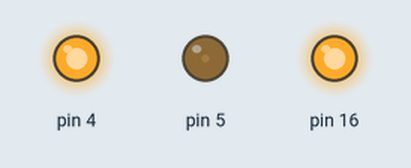
Simulated run of this sketch. Board: Arduino Uno, built with avr-gcc and run on an emulated ATmega328P. On the bench: output pins drawn as LEDs (lit = HIGH). Random numbers use the default seed unless the sketch sets one.

Above: at 0.1 s.
At 5.1 s:
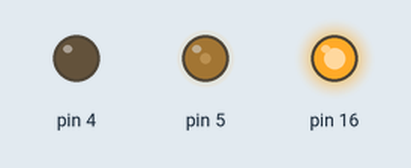
At 9.6 s:
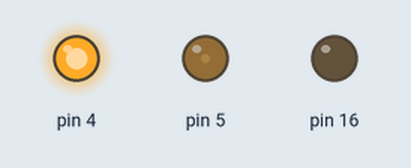
At 19.1 s:
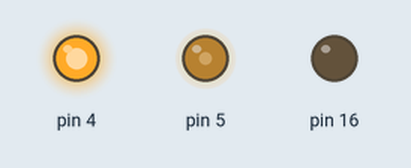
At 29.6 s:
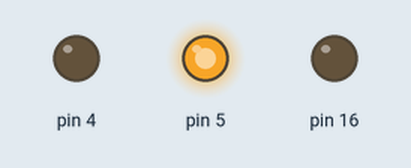
At 39.1 s:
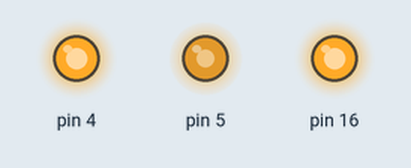
Timing chart, 0 to 40.0 s (numbered marks = the images above):
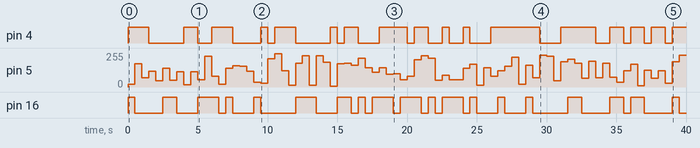

Measured:
- by itself, pin 4: LOW → HIGH at 0.00 s, → LOW 1.5 s later, → HIGH 2.5 s later, → LOW 1.0 s later, … (33 changes in this stretch)
- by itself, pin 5: 0/255 → 19/255 at 0.00 s, → 175/255 0.50 s later, → 68/255 0.50 s later, → 120/255 0.50 s later, … (80 changes in this stretch)
- by itself, pin 16: LOW → HIGH at 0.00 s, → LOW 0.50 s later, → HIGH 2.0 s later, → LOW 1.0 s later, … (38 changes in this stretch)

The sketch:

Exercise_3.ino
```cpp
//Muhammad Azizi Mohd Ariffin
//mazizi@tmsk.uitm.edu.my
//RGB Analog Output

void setup()
{
  pinMode(16, OUTPUT);
  pinMode(5, OUTPUT);
  pinMode(4, OUTPUT);
}
void loop()
{
  analogWrite(16, random(0,255));
  analogWrite(5, random(0,255));
  analogWrite(4, random(0,255));
  delay(500);

  analogWrite(16, random(0,255));
  analogWrite(5, random(0,255));
  analogWrite(4, random(0,255));
  delay(500);
  analogWrite(16, random(0,255));
  analogWrite(5, random(0,255));
  analogWrite(4, random(0,255));
  delay(500);
}
```
